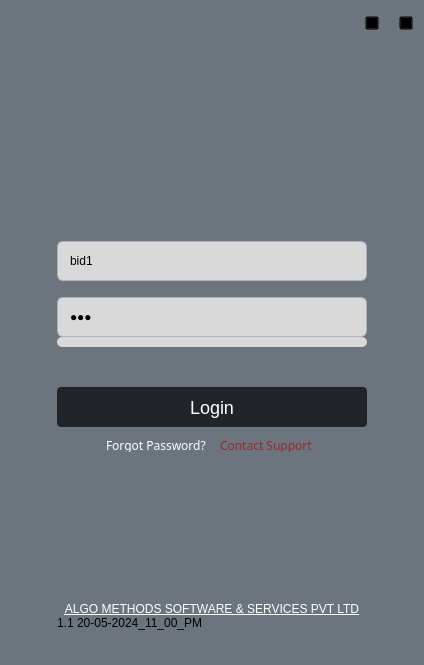
<?xml version="1.0" encoding="UTF-8"?>
<ui version="4.0">
 <class>loginwindow</class>
 <widget class="QWidget" name="loginwindow">
  <property name="geometry">
   <rect>
    <x>0</x>
    <y>0</y>
    <width>424</width>
    <height>665</height>
   </rect>
  </property>
  <property name="sizePolicy">
   <sizepolicy hsizetype="Fixed" vsizetype="Fixed">
    <horstretch>0</horstretch>
    <verstretch>0</verstretch>
   </sizepolicy>
  </property>
  <property name="minimumSize">
   <size>
    <width>424</width>
    <height>665</height>
   </size>
  </property>
  <property name="maximumSize">
   <size>
    <width>424</width>
    <height>692</height>
   </size>
  </property>
  <property name="windowTitle">
   <string>Login</string>
  </property>
  <property name="styleSheet">
   <string notr="true">#loginwindow{
  background-color: #6C757D;
}</string>
  </property>
  <layout class="QGridLayout" name="gridLayout" rowstretch="0,0,0,0,0,0,0,0,0,0,0,0,0,0,0,0,0">
   <property name="topMargin">
    <number>9</number>
   </property>
   <property name="spacing">
    <number>0</number>
   </property>
   <item row="3" column="0">
    <spacer name="horizontalSpacer">
     <property name="orientation">
      <enum>Qt::Horizontal</enum>
     </property>
     <property name="sizeType">
      <enum>QSizePolicy::Expanding</enum>
     </property>
     <property name="sizeHint" stdset="0">
      <size>
       <width>82</width>
       <height>20</height>
      </size>
     </property>
    </spacer>
   </item>
   <item row="6" column="1">
    <spacer name="verticalSpacer_3">
     <property name="orientation">
      <enum>Qt::Vertical</enum>
     </property>
     <property name="sizeType">
      <enum>QSizePolicy::Fixed</enum>
     </property>
     <property name="sizeHint" stdset="0">
      <size>
       <width>20</width>
       <height>16</height>
      </size>
     </property>
    </spacer>
   </item>
   <item row="9" column="1">
    <spacer name="verticalSpacer_4">
     <property name="orientation">
      <enum>Qt::Vertical</enum>
     </property>
     <property name="sizeType">
      <enum>QSizePolicy::Fixed</enum>
     </property>
     <property name="sizeHint" stdset="0">
      <size>
       <width>20</width>
       <height>5</height>
      </size>
     </property>
    </spacer>
   </item>
   <item row="15" column="1">
    <layout class="QVBoxLayout" name="verticalLayout_2">
     <property name="sizeConstraint">
      <enum>QLayout::SetDefaultConstraint</enum>
     </property>
     <item>
      <spacer name="verticalSpacer_7">
       <property name="orientation">
        <enum>Qt::Vertical</enum>
       </property>
       <property name="sizeType">
        <enum>QSizePolicy::Fixed</enum>
       </property>
       <property name="sizeHint" stdset="0">
        <size>
         <width>20</width>
         <height>147</height>
        </size>
       </property>
      </spacer>
     </item>
     <item>
      <widget class="QLabel" name="footer">
       <property name="sizePolicy">
        <sizepolicy hsizetype="Expanding" vsizetype="Fixed">
         <horstretch>0</horstretch>
         <verstretch>0</verstretch>
        </sizepolicy>
       </property>
       <property name="styleSheet">
        <string notr="true">#footer{
	text-decoration: underline;
color: #FFF;

font-size: 12px;
font-style: normal;
font-weight: 400;
line-height: normal;
}</string>
       </property>
       <property name="text">
        <string>ALGO METHODS SOFTWARE &amp; SERVICES PVT LTD</string>
       </property>
       <property name="alignment">
        <set>Qt::AlignCenter</set>
       </property>
      </widget>
     </item>
     <item>
      <widget class="QLabel" name="label">
       <property name="text">
        <string>1.1 20-05-2024_11_00_PM</string>
       </property>
      </widget>
     </item>
    </layout>
   </item>
   <item row="7" column="1">
    <widget class="QLineEdit" name="lineEdit_Password">
     <property name="sizePolicy">
      <sizepolicy hsizetype="Fixed" vsizetype="Fixed">
       <horstretch>0</horstretch>
       <verstretch>0</verstretch>
      </sizepolicy>
     </property>
     <property name="minimumSize">
      <size>
       <width>310</width>
       <height>40</height>
      </size>
     </property>
     <property name="maximumSize">
      <size>
       <width>310</width>
       <height>40</height>
      </size>
     </property>
     <property name="styleSheet">
      <string notr="true">#lineEdit_Password{
border-radius: 6px;
border: 1px solid #ADB5BD;
background: #D9D9D9;
padding: 4px 10px 4px 10px;
}</string>
     </property>
     <property name="text">
      <string>123</string>
     </property>
     <property name="echoMode">
      <enum>QLineEdit::Password</enum>
     </property>
     <property name="placeholderText">
      <string>Password</string>
     </property>
    </widget>
   </item>
   <item row="3" column="2">
    <spacer name="horizontalSpacer_2">
     <property name="orientation">
      <enum>Qt::Horizontal</enum>
     </property>
     <property name="sizeType">
      <enum>QSizePolicy::Preferred</enum>
     </property>
     <property name="sizeHint" stdset="0">
      <size>
       <width>81</width>
       <height>20</height>
      </size>
     </property>
    </spacer>
   </item>
   <item row="16" column="1">
    <spacer name="verticalSpacer_6">
     <property name="orientation">
      <enum>Qt::Vertical</enum>
     </property>
     <property name="sizeType">
      <enum>QSizePolicy::Fixed</enum>
     </property>
     <property name="sizeHint" stdset="0">
      <size>
       <width>20</width>
       <height>24</height>
      </size>
     </property>
    </spacer>
   </item>
   <item row="13" column="1">
    <spacer name="verticalSpacer_5">
     <property name="orientation">
      <enum>Qt::Vertical</enum>
     </property>
     <property name="sizeType">
      <enum>QSizePolicy::Fixed</enum>
     </property>
     <property name="sizeHint" stdset="0">
      <size>
       <width>8</width>
       <height>8</height>
      </size>
     </property>
    </spacer>
   </item>
   <item row="4" column="1">
    <spacer name="verticalSpacer_2">
     <property name="orientation">
      <enum>Qt::Vertical</enum>
     </property>
     <property name="sizeType">
      <enum>QSizePolicy::Fixed</enum>
     </property>
     <property name="sizeHint" stdset="0">
      <size>
       <width>20</width>
       <height>71</height>
      </size>
     </property>
    </spacer>
   </item>
   <item row="3" column="1">
    <layout class="QHBoxLayout" name="horizontalLayout">
     <property name="spacing">
      <number>0</number>
     </property>
     <property name="sizeConstraint">
      <enum>QLayout::SetDefaultConstraint</enum>
     </property>
     <item>
      <widget class="QLabel" name="logo">
       <property name="sizePolicy">
        <sizepolicy hsizetype="Fixed" vsizetype="Fixed">
         <horstretch>0</horstretch>
         <verstretch>0</verstretch>
        </sizepolicy>
       </property>
       <property name="minimumSize">
        <size>
         <width>28</width>
         <height>29</height>
        </size>
       </property>
       <property name="maximumSize">
        <size>
         <width>28</width>
         <height>29</height>
        </size>
       </property>
       <property name="text">
        <string/>
       </property>
      </widget>
     </item>
     <item>
      <widget class="QLabel" name="name">
       <property name="sizePolicy">
        <sizepolicy hsizetype="Fixed" vsizetype="Fixed">
         <horstretch>0</horstretch>
         <verstretch>0</verstretch>
        </sizepolicy>
       </property>
       <property name="minimumSize">
        <size>
         <width>231</width>
         <height>23</height>
        </size>
       </property>
       <property name="maximumSize">
        <size>
         <width>231</width>
         <height>23</height>
        </size>
       </property>
       <property name="styleSheet">
        <string notr="true">#name{
width: 231.618px;
height: 23.086px;
flex-shrink: 0;
fill: #E8E8E8;
}</string>
       </property>
       <property name="text">
        <string/>
       </property>
      </widget>
     </item>
    </layout>
   </item>
   <item row="5" column="1">
    <widget class="QLineEdit" name="lineEditUsername">
     <property name="sizePolicy">
      <sizepolicy hsizetype="Fixed" vsizetype="Fixed">
       <horstretch>0</horstretch>
       <verstretch>0</verstretch>
      </sizepolicy>
     </property>
     <property name="minimumSize">
      <size>
       <width>310</width>
       <height>40</height>
      </size>
     </property>
     <property name="maximumSize">
      <size>
       <width>310</width>
       <height>40</height>
      </size>
     </property>
     <property name="styleSheet">
      <string notr="true">#lineEditUsername{
border-radius: 6px;
border: 1px solid #ADB5BD;
background: #D9D9D9;
padding: 4px 10px 4px 10px;
}</string>
     </property>
     <property name="text">
      <string>bid1</string>
     </property>
     <property name="placeholderText">
      <string>Username</string>
     </property>
    </widget>
   </item>
   <item row="10" column="1">
    <widget class="QLabel" name="label_wron_input">
     <property name="layoutDirection">
      <enum>Qt::RightToLeft</enum>
     </property>
     <property name="styleSheet">
      <string notr="true">#label_wron_input{
color: #98282E;
font-family: Work Sans;
font-size: 12px;
font-style: normal;
font-weight: 400;
line-height: normal;
}</string>
     </property>
     <property name="text">
      <string/>
     </property>
     <property name="alignment">
      <set>Qt::AlignRight|Qt::AlignTrailing|Qt::AlignVCenter</set>
     </property>
    </widget>
   </item>
   <item row="14" column="1">
    <widget class="QWidget" name="widget" native="true">
     <property name="minimumSize">
      <size>
       <width>104</width>
       <height>14</height>
      </size>
     </property>
     <property name="maximumSize">
      <size>
       <width>16777215</width>
       <height>40</height>
      </size>
     </property>
     <layout class="QHBoxLayout" name="horizontalLayout_3">
      <property name="topMargin">
       <number>0</number>
      </property>
      <property name="bottomMargin">
       <number>0</number>
      </property>
      <item>
       <spacer name="horizontalSpacer_3">
        <property name="orientation">
         <enum>Qt::Horizontal</enum>
        </property>
        <property name="sizeHint" stdset="0">
         <size>
          <width>40</width>
          <height>20</height>
         </size>
        </property>
       </spacer>
      </item>
      <item>
       <widget class="QLabel" name="label_forgot">
        <property name="enabled">
         <bool>true</bool>
        </property>
        <property name="sizePolicy">
         <sizepolicy hsizetype="Fixed" vsizetype="Fixed">
          <horstretch>0</horstretch>
          <verstretch>0</verstretch>
         </sizepolicy>
        </property>
        <property name="minimumSize">
         <size>
          <width>104</width>
          <height>14</height>
         </size>
        </property>
        <property name="maximumSize">
         <size>
          <width>104</width>
          <height>14</height>
         </size>
        </property>
        <property name="styleSheet">
         <string notr="true">#label_forgot{
color: #FFF;
font-family: Work Sans;
font-size: 12px;
font-style: normal;
font-weight: 400;
line-height: normal;
}</string>
        </property>
        <property name="text">
         <string>Forgot Password?</string>
        </property>
       </widget>
      </item>
      <item>
       <spacer name="horizontalSpacer_5">
        <property name="orientation">
         <enum>Qt::Horizontal</enum>
        </property>
        <property name="sizeType">
         <enum>QSizePolicy::Fixed</enum>
        </property>
        <property name="sizeHint" stdset="0">
         <size>
          <width>4</width>
          <height>20</height>
         </size>
        </property>
       </spacer>
      </item>
      <item>
       <widget class="QLabel" name="label_contact">
        <property name="sizePolicy">
         <sizepolicy hsizetype="Fixed" vsizetype="Fixed">
          <horstretch>0</horstretch>
          <verstretch>0</verstretch>
         </sizepolicy>
        </property>
        <property name="minimumSize">
         <size>
          <width>98</width>
          <height>14</height>
         </size>
        </property>
        <property name="maximumSize">
         <size>
          <width>98</width>
          <height>14</height>
         </size>
        </property>
        <property name="styleSheet">
         <string notr="true">#label_contact{
color: #98282E;

font-family: Work Sans;
font-size: 12px;
font-style: normal;
font-weight: 400;
line-height: normal;
}</string>
        </property>
        <property name="text">
         <string>Contact Support</string>
        </property>
       </widget>
      </item>
      <item>
       <spacer name="horizontalSpacer_4">
        <property name="orientation">
         <enum>Qt::Horizontal</enum>
        </property>
        <property name="sizeHint" stdset="0">
         <size>
          <width>40</width>
          <height>20</height>
         </size>
        </property>
       </spacer>
      </item>
     </layout>
    </widget>
   </item>
   <item row="11" column="1">
    <spacer name="verticalSpacer_8">
     <property name="orientation">
      <enum>Qt::Vertical</enum>
     </property>
     <property name="sizeType">
      <enum>QSizePolicy::Fixed</enum>
     </property>
     <property name="sizeHint" stdset="0">
      <size>
       <width>20</width>
       <height>19</height>
      </size>
     </property>
    </spacer>
   </item>
   <item row="0" column="0" colspan="3">
    <layout class="QHBoxLayout" name="horizontalLayout_6">
     <property name="spacing">
      <number>20</number>
     </property>
     <property name="bottomMargin">
      <number>9</number>
     </property>
     <item>
      <widget class="QWidget" name="title_bar" native="true">
       <property name="sizePolicy">
        <sizepolicy hsizetype="Expanding" vsizetype="Preferred">
         <horstretch>0</horstretch>
         <verstretch>0</verstretch>
        </sizepolicy>
       </property>
       <property name="minimumSize">
        <size>
         <width>0</width>
         <height>29</height>
        </size>
       </property>
      </widget>
     </item>
     <item>
      <widget class="QToolButton" name="minimize">
       <property name="maximumSize">
        <size>
         <width>14</width>
         <height>14</height>
        </size>
       </property>
       <property name="styleSheet">
        <string notr="true">#minimize{
background: transparent;
}</string>
       </property>
       <property name="text">
        <string>_</string>
       </property>
      </widget>
     </item>
     <item>
      <widget class="QToolButton" name="close">
       <property name="maximumSize">
        <size>
         <width>14</width>
         <height>14</height>
        </size>
       </property>
       <property name="styleSheet">
        <string notr="true">#close{
background: transparent;
}</string>
       </property>
       <property name="text">
        <string/>
       </property>
      </widget>
     </item>
    </layout>
   </item>
   <item row="2" column="0">
    <spacer name="verticalSpacer">
     <property name="orientation">
      <enum>Qt::Vertical</enum>
     </property>
     <property name="sizeType">
      <enum>QSizePolicy::Expanding</enum>
     </property>
     <property name="sizeHint" stdset="0">
      <size>
       <width>20</width>
       <height>70</height>
      </size>
     </property>
    </spacer>
   </item>
   <item row="12" column="1">
    <widget class="QPushButton" name="pushButtonlogin">
     <property name="sizePolicy">
      <sizepolicy hsizetype="Expanding" vsizetype="Fixed">
       <horstretch>0</horstretch>
       <verstretch>0</verstretch>
      </sizepolicy>
     </property>
     <property name="minimumSize">
      <size>
       <width>310</width>
       <height>40</height>
      </size>
     </property>
     <property name="maximumSize">
      <size>
       <width>310</width>
       <height>40</height>
      </size>
     </property>
     <property name="styleSheet">
      <string notr="true">#pushButtonlogin{
border-radius: 4px;
background: #212529;
box-shadow: 0px 2px 8px 0px #2D3134;

    font-style: normal;
    font-weight: 400;
    font-size: 18px;
    color: #FFF;
}</string>
     </property>
     <property name="text">
      <string>Login</string>
     </property>
     <property name="iconSize">
      <size>
       <width>48</width>
       <height>21</height>
      </size>
     </property>
     <property name="checkable">
      <bool>false</bool>
     </property>
     <property name="autoDefault">
      <bool>true</bool>
     </property>
    </widget>
   </item>
   <item row="8" column="1">
    <widget class="QProgressBar" name="progressBar">
     <property name="minimumSize">
      <size>
       <width>0</width>
       <height>10</height>
      </size>
     </property>
     <property name="maximumSize">
      <size>
       <width>16777215</width>
       <height>10</height>
      </size>
     </property>
     <property name="styleSheet">
      <string notr="true">#progressBar {
    border-radius: 5px;
   background: #D9D9D9;

}
#progressBar::chunk {
    border-radius: 5px;
background: #212529;
}</string>
     </property>
     <property name="textVisible">
      <bool>false</bool>
     </property>
    </widget>
   </item>
  </layout>
 </widget>
 <tabstops>
  <tabstop>lineEditUsername</tabstop>
  <tabstop>lineEdit_Password</tabstop>
  <tabstop>pushButtonlogin</tabstop>
  <tabstop>close</tabstop>
  <tabstop>minimize</tabstop>
 </tabstops>
 <resources/>
 <connections/>
</ui>
